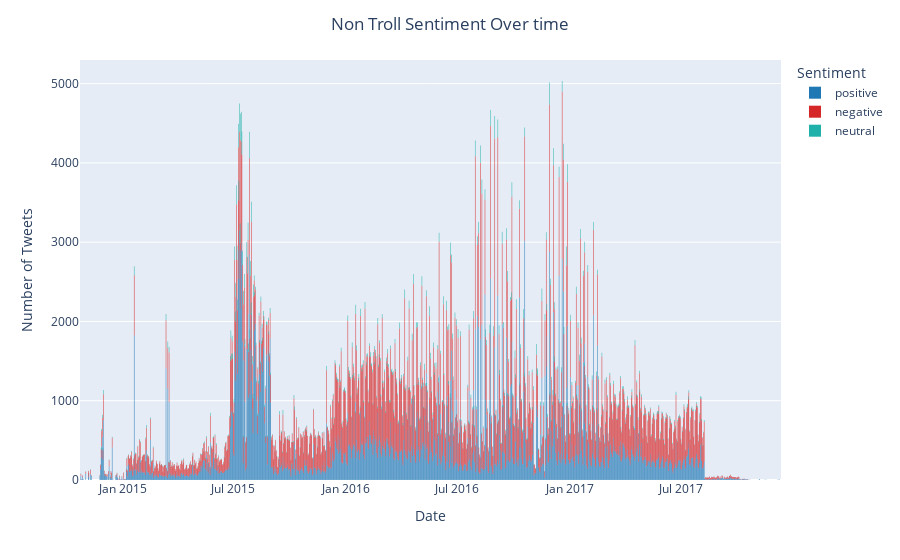
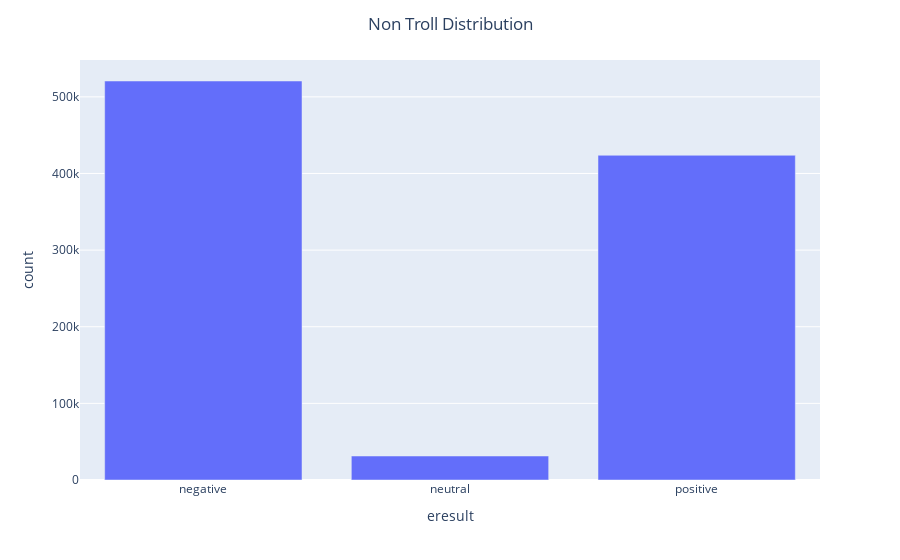

Source (notebook cell) for these figures, in order:
### Code cell
make_figures(_non_trolls_df, "Non Troll")

### Figure 1 — Plotly figure (JSON) as saved in the notebook; plotly's stock layout.template omitted (floating-point values rounded to 4 significant figures; data arrays with more than 128 entries replaced by an {"elided": "..."} marker saying what was removed)
{"data": [{"alignmentgroup": "True", "hovertemplate": "Sentiment=positive<br>Date=%{x}<br>Number of Tweets=%{y}<extra></extra>", "legendgroup": "positive", "marker": {"color": "rgb(31, 119, 180)", "line": {"width": 0}, "pattern": {"shape": ""}}, "name": "positive", "offsetgroup": "positive", "orientation": "v", "showlegend": true, "textposition": "auto", "type": "bar", "x": {"elided": "1077 str values"}, "xaxis": "x", "y": {"elided": "1077 int values"}, "yaxis": "y"}, {"alignmentgroup": "True", "hovertemplate": "Sentiment=negative<br>Date=%{x}<br>Number of Tweets=%{y}<extra></extra>", "legendgroup": "negative", "marker": {"color": "rgb(214, 39, 40)", "line": {"width": 0}, "pattern": {"shape": ""}}, "name": "negative", "offsetgroup": "negative", "orientation": "v", "showlegend": true, "textposition": "auto", "type": "bar", "x": {"elided": "1066 str values"}, "xaxis": "x", "y": {"elided": "1066 int values"}, "yaxis": "y"}, {"alignmentgroup": "True", "hovertemplate": "Sentiment=neutral<br>Date=%{x}<br>Number of Tweets=%{y}<extra></extra>", "legendgroup": "neutral", "marker": {"color": "lightseagreen", "line": {"width": 0}, "pattern": {"shape": ""}}, "name": "neutral", "offsetgroup": "neutral", "orientation": "v", "showlegend": true, "textposition": "auto", "type": "bar", "x": {"elided": "1012 str values"}, "xaxis": "x", "y": {"elided": "1012 int values"}, "yaxis": "y"}], "layout": {"autosize": true, "barmode": "relative", "legend": {"title": {"text": "Sentiment"}, "tracegroupgap": 0}, "margin": {"t": 60}, "title": {"text": "Non Troll Sentiment Over time", "x": 0.5}, "xaxis": {"anchor": "y", "autorange": true, "domain": [0, 1], "range": ["2014-10-23 12:00", "2017-12-11 12:00"], "title": {"text": "Date"}, "type": "date"}, "yaxis": {"anchor": "x", "autorange": true, "domain": [0, 1], "range": [0, 5298.0], "title": {"text": "Number of Tweets"}, "type": "linear"}}}

### Figure 2 — Plotly figure (JSON) as saved in the notebook; plotly's stock layout.template omitted (floating-point values rounded to 4 significant figures)
{"data": [{"alignmentgroup": "True", "hovertemplate": "eresult=%{x}<br>count=%{y}<extra></extra>", "legendgroup": "", "marker": {"color": "#636efa", "pattern": {"shape": ""}}, "name": "", "offsetgroup": "", "orientation": "v", "showlegend": false, "textposition": "auto", "type": "bar", "x": ["negative", "neutral", "positive"], "xaxis": "x", "y": [520682, 31302, 423738], "yaxis": "y"}], "layout": {"autosize": true, "barmode": "relative", "legend": {"tracegroupgap": 0}, "margin": {"t": 60}, "title": {"text": "Non Troll Distribution", "x": 0.5}, "xaxis": {"anchor": "y", "autorange": true, "domain": [0, 1], "range": [-0.5, 2.5], "title": {"text": "eresult"}, "type": "category"}, "yaxis": {"anchor": "x", "autorange": true, "domain": [0, 1], "range": [0, 548100.0], "title": {"text": "count"}, "type": "linear"}}}
